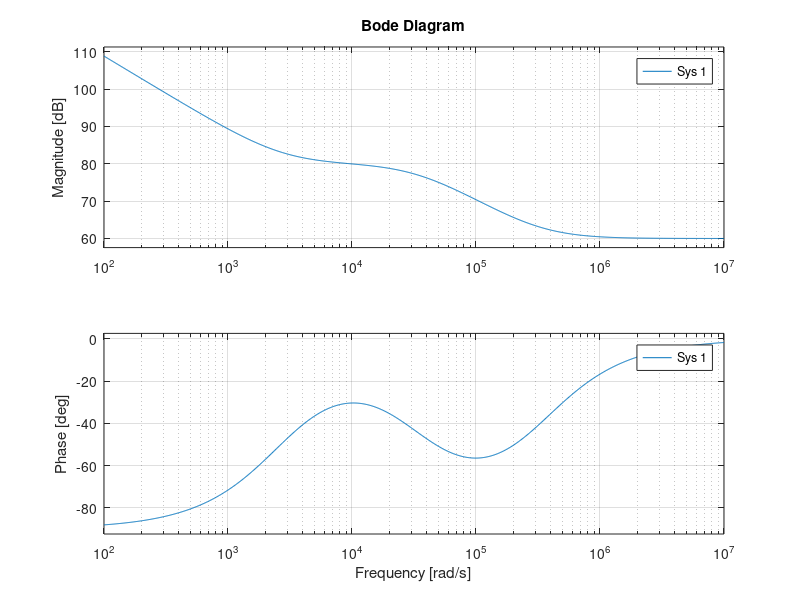

This figure's MATLAB source:
pkg load control;
s=tf('s');
R1=1e+3;C1=3.3e-9;R2=10e+3;C2=33e-9;
Zeq=1/(s*C1+1/(1/(s*C2)+R2)); Va=Zeq/(Zeq+R1);Io=Va/(R2+1/(s*C2));
bode(Io)
input("foo", "s");
bode(Zeq+R1)
input("foo", "s");
